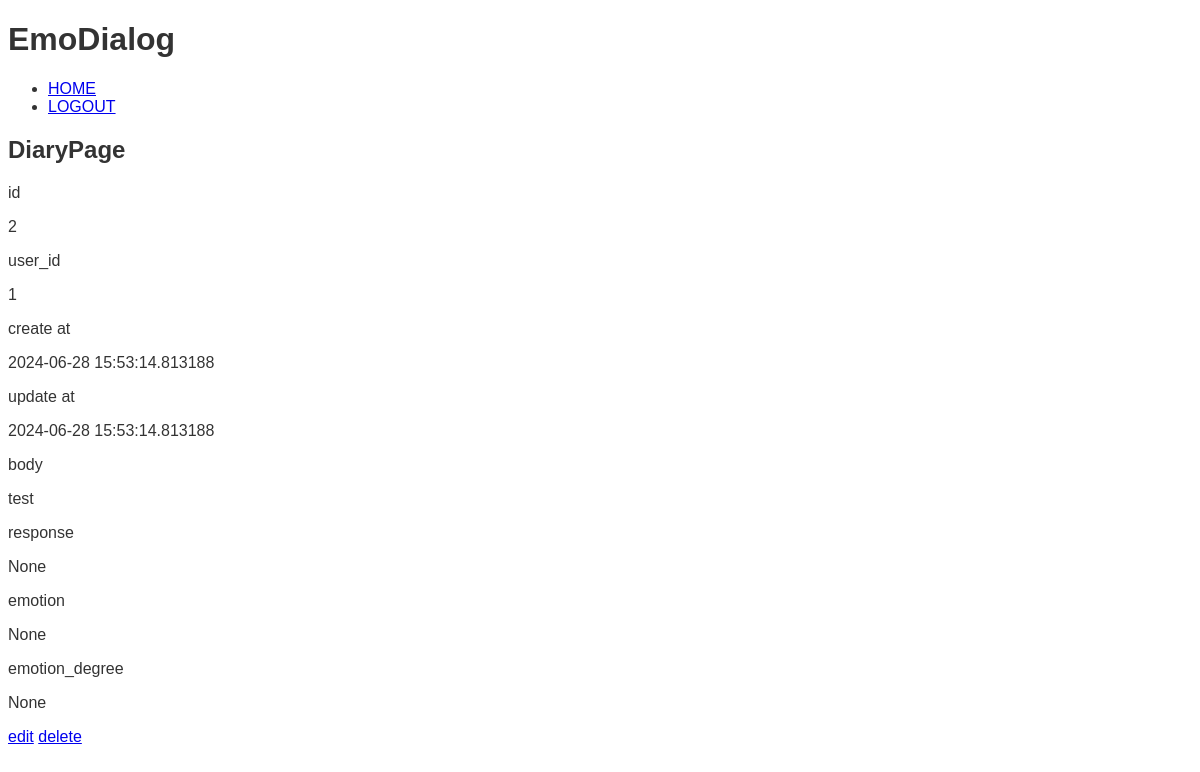
Before: /diaries/2 (signed in) with the older database file.
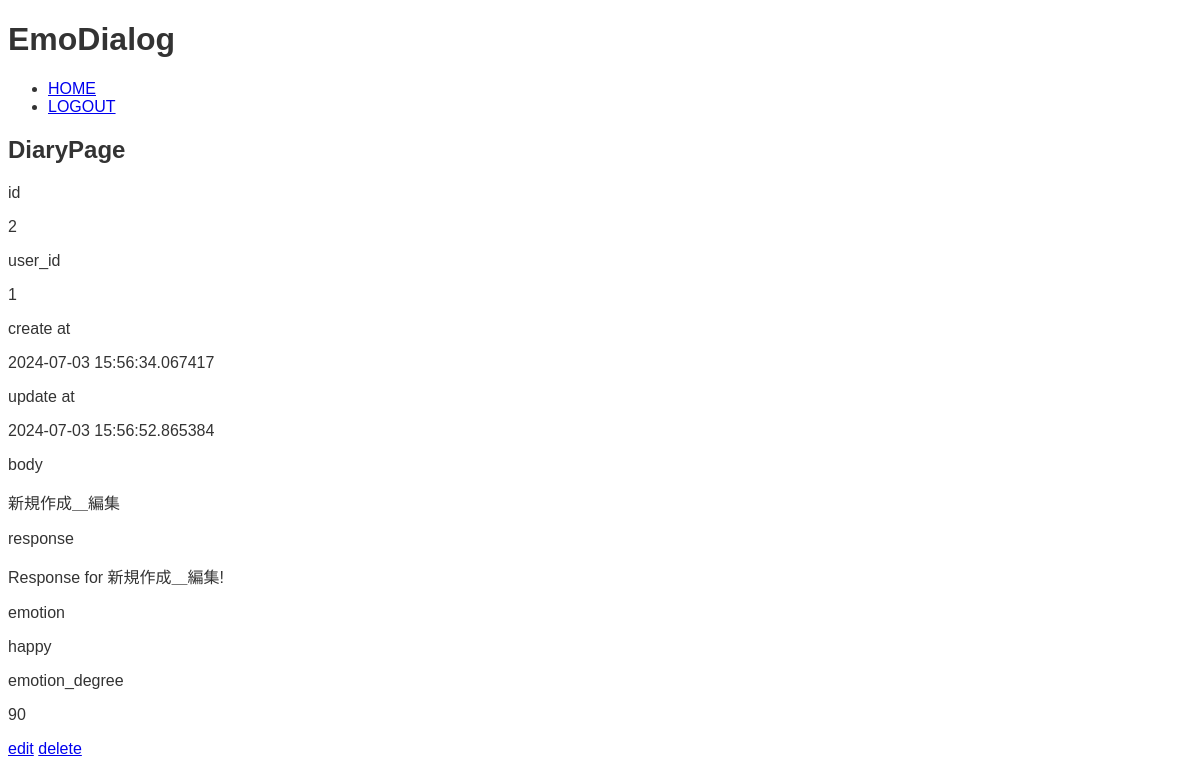
After: the same page with the newer database file.
### app/models.py (models this page shows)
class Diary(db.Model):
    id = db.Column(db.Integer, primary_key=True)
    user_id = db.Column(db.Integer, db.ForeignKey('user.id'), nullable=False)
    create_at = db.Column(
        db.DateTime,
        nullable=False,
        default=lambda: datetime.now(pytz.timezone('Asia/Tokyo'))
    )
    update_at = db.Column(
        db.DateTime,
        nullable=False,
        default=lambda: datetime.now(pytz.timezone('Asia/Tokyo')),
        onupdate=lambda: datetime.now(pytz.timezone('Asia/Tokyo'))
    )
    body = db.Column(db.String(500), nullable=False)
    response = db.Column(db.String(500))
    emotion = db.Column(db.String(100))
    emotion_degree = db.Column(db.Integer)

### app/app.py (the view)
@app.route("/diaries/<int:diary_id>")
@login_required
@diary_owner_required
def diaryPage(diary_id):
    diary = diaryController.get_diary(diary_id)
    return render_template('diary.html', diary=diary)

### app/app.py (called while the page is built)
def diary_owner_required(f):
    @wraps(f)
    def decorated_function(*args, **kwargs):
        diary_id = kwargs.get('diary_id', None)
        if not diaryController.is_diary_owner(diary_id, current_user.id):
            abort(403)
        return f(*args, **kwargs)
    return decorated_function

@login_manager.user_loader
def load_user(user_id):
    return userController.user_load_control(user_id)

### app/controllers.py (called while the page is built)
    def user_load_control(self, user_id):
        return User.query.get(user_id)

    def is_diary_owner(self, diary_id, user_id):
        diary = Diary.query.get(diary_id)
        try:
            if diary.user_id == user_id:
                return True
        except:
            return False
        return False

    def get_diary(self, diary_id):
        diary = Diary.query.get(diary_id)
        return diary

### app/templates/diary.html
{% extends "base.html" %}
{% block content %}
<h2>DiaryPage</h2>
<article>
    <p>id</p>
    <p>{{ diary.id }}</p>
    <p>user_id</p>
    <p>{{ diary.user_id }}</p>
    <p>create at</p>
    <p>{{ diary.create_at }}</p>
    <p>update at</p>
    <p>{{ diary.update_at }}</p>
    <p>body</p>
    {% if diary.body != "" %}
        <p>{{ diary.body }}</p>
    {% else %}
        <p>No Description</p>
    {% endif %}
    <p>response</p>
    {% if diary.response != "" %}
        <p>{{ diary.response }}</p>
    {% else %}
        <p>No Response</p>
    {% endif %}
    <p>emotion</p>
    {% if diary.emotion != "" %}
        <p>{{ diary.emotion }}</p>
    {% else %}
        <p>No Emotion</p>
    {% endif %}
    <p>emotion_degree</p>
    {% if diary.emotion_degree != "" %}
        <p>{{ diary.emotion_degree }}</p>
    {% else %}
        <p>No Emotion Degree</p>
    {% endif %}
    <a href="/diaries/{{ diary.id }}/edit">edit</a>
    <a href="/diaries/{{ diary.id }}/delete">delete</a>
</article>
{% endblock %}

Changed rows visible on the page:
changed Diary id 2: create_at "2024-06-28 15:53:14.813188" → "2024-07-03 15:56:34.067417"; update_at "2024-06-28 15:53:14.813188" → "2024-07-03 15:56:52.865384"; body "test" → "新規作成＿編集"; response "None" → "Response for 新規作成＿編集!"; emotion "None" → "happy"; emotion_degree "None" → "90"
